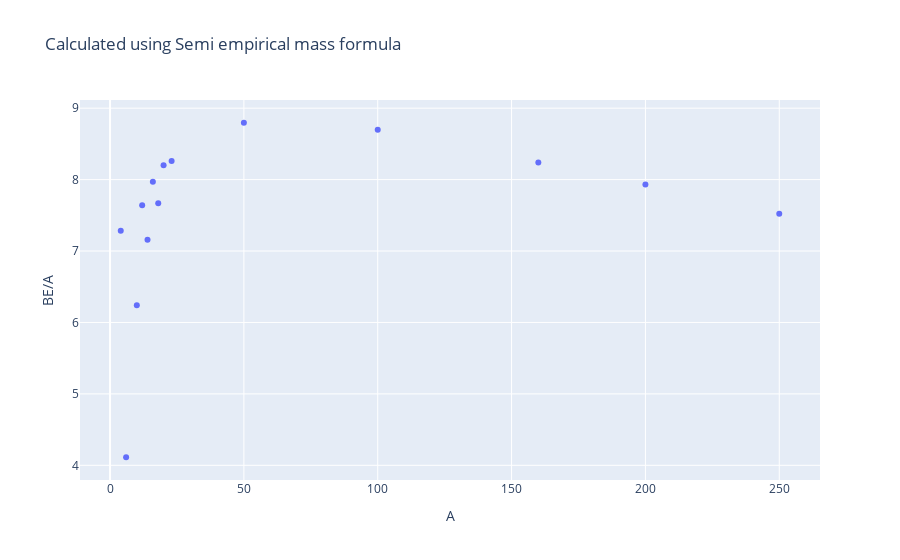

Notebook cell for this chart:
### Markdown cell above
User given data

### Code cell
Z_X_A = [[2,4], [3,6], [5,10], [6,12], [7,14], [8,16], [9,18], [10,20], [11,23], [24,50],
        [44,100], [64,160], [80,200], [100, 250]]    # INPUT

Zs = np.array(Z_X_A).T[0]
As = np.array(Z_X_A).T[1]

BEvs = np.array([binding_energy_volume(Ai) for Ai in As])
BEss = np.array([binding_energy_surface(Ai) for Ai in As])
BEcs = np.array([binding_energy_coulomb(Zi, Ai) for Zi, Ai in Z_X_A])
BEsys = np.array([binding_energy_asym(Zi, Ai) for Zi, Ai in Z_X_A])
BEps = np.array([binding_energy_pairing(Zi, Ai) for Zi, Ai in Z_X_A])
BEs = np.array([binding_energy(Zi, Ai) for Zi, Ai in Z_X_A])
BEs_per_A = np.array([binding_energy(Zi, Ai)/Ai for Zi, Ai in Z_X_A])

df1 = pd.DataFrame({'Z':Zs, 'A':As, 'BE_V':BEvs,'BE_S':BEss,'BE_C':BEcs,'BE_Sym':BEsys,'BE_P':BEps,
                    'BE':BEs, 'BE/A':BEs_per_A})
display(df1)
fig = px.scatter(df1, x='A', y='BE/A', hover_data='Z', title='Calculated using Semi empirical mass formula')
# fig = px.line(df1, x='A', y='BE/A', hover_data='Z', title='Calculated using Semi empirical mass formula')
fig.show()

### Figure 1 — Plotly figure (JSON) as saved in the notebook; plotly's stock layout.template omitted (floating-point values rounded to 4 significant figures)
{"data": [{"customdata": [[2], [3], [5], [6], [7], [8], [9], [10], [11], [24], [44], [64], [80], [100]], "hovertemplate": "A=%{x}<br>BE/A=%{y}<br>Z=%{customdata[0]}<extra></extra>", "legendgroup": "", "marker": {"color": "#636efa", "symbol": "circle"}, "mode": "markers", "name": "", "orientation": "v", "showlegend": false, "type": "scatter", "x": [4, 6, 10, 12, 14, 16, 18, 20, 23, 50, 100, 160, 200, 250], "xaxis": "x", "y": [7.284, 4.113, 6.24, 7.641, 7.157, 7.97, 7.669, 8.2, 8.26, 8.796, 8.698, 8.24, 7.932, 7.523], "yaxis": "y"}], "layout": {"legend": {"tracegroupgap": 0}, "title": {"text": "Calculated using Semi empirical mass formula"}, "xaxis": {"anchor": "y", "domain": [0, 1], "title": {"text": "A"}}, "yaxis": {"anchor": "x", "domain": [0, 1], "title": {"text": "BE/A"}}}}
